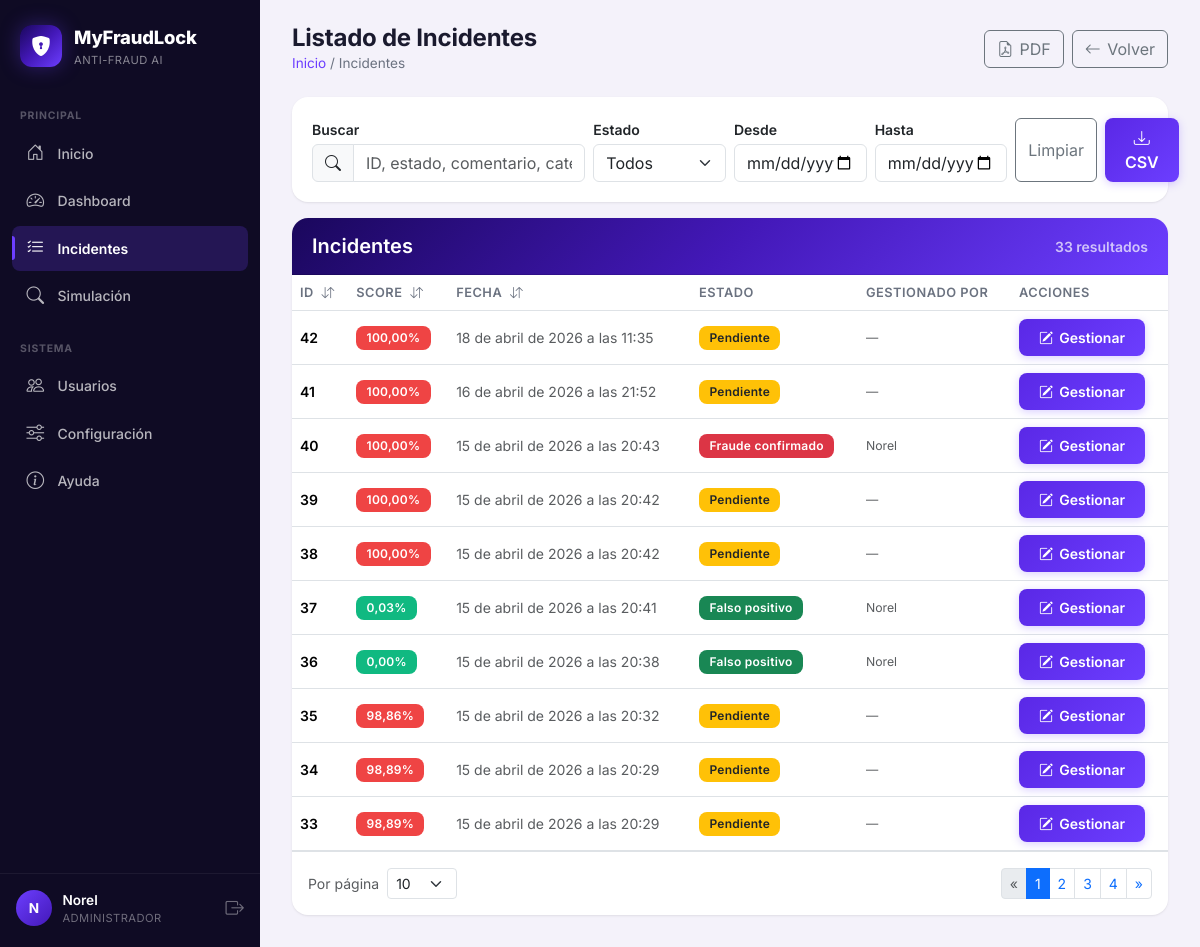
The app's page /api/incidentes-listado/ (signed in), older data.
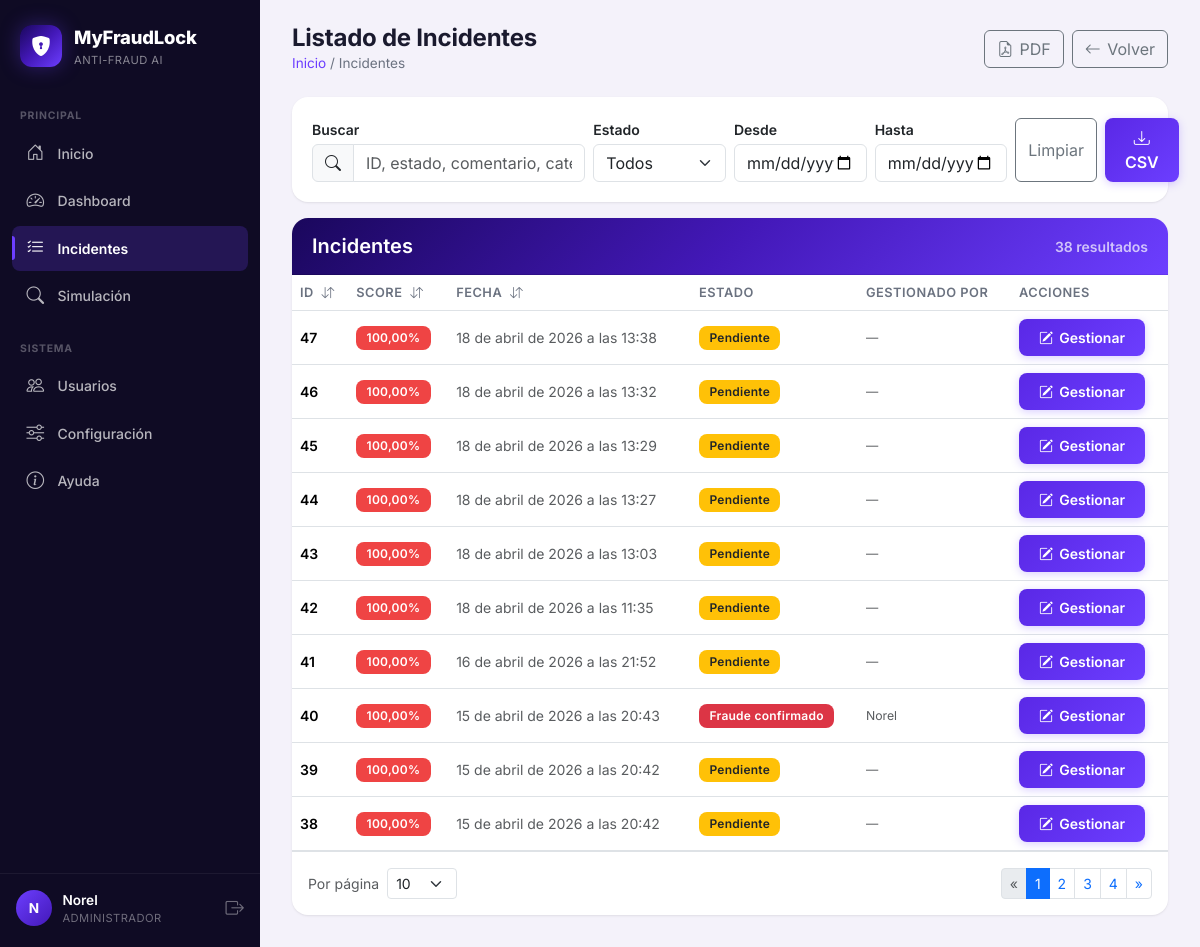
The same page, newer data.
### api/models.py (models this page shows, shortened)
class Incidente(models.Model):
    id_incidente = models.AutoField(primary_key=True)
    gestionado_por = models.ForeignKey(
        'Usuario', on_delete=models.SET_NULL, null=True, blank=True,
        related_name='incidentes_gestionados'
    )
    id_transaccion = models.OneToOneField(
        'Transaccion', on_delete=models.CASCADE
    )
    comentario = models.TextField(null=True, blank=True)
    estado = models.CharField(max_length=20, default='Pendiente')
    es_fraude = models.BooleanField(default=False)
    fecha = models.DateTimeField(auto_now_add=True)
    score_riesgo = models.DecimalField(
        max_digits=5, decimal_places=2, null=True, blank=True
    )
    explicabilidad = models.JSONField(null=True, blank=True)

class Usuario(models.Model):
    class Roles(models.TextChoices):
        ADMIN = 'ADMIN', 'Administrador'
        ANALISTA = 'ANALISTA', 'Analista de Fraude'
        GERENTE = 'GERENTE', 'Gerente (solo lectura)'
    id_usuario = models.AutoField(primary_key=True)
    username = models.CharField(max_length=100, unique=True)
    email = models.EmailField(unique=True)
    password = models.CharField(max_length=128)  # almacena hash
    telefono = models.CharField(max_length=15, null=True, blank=True)
    activo = models.BooleanField(default=True)
    rol = models.CharField(
        max_length=15,
        choices=Roles.choices,
        default=Roles.ANALISTA,
        db_index=True,
    )

### api/views.py (the view)
# urls.py: path('incidentes-listado/', incidentes_view, name='incidentes_listado'),
@usuario_login_required
@require_roles('ANALISTA')
def incidentes_view(request):
    incidentes = Incidente.objects.all().order_by('-fecha')
    return render(request, "api/incidentes.html", {"incidentes": incidentes})

### api/context_processors.py (called while the page is built)
def current_usuario(request):
    uid = request.session.get('usuario_id')
    usuario = None
    if uid:
        try:
            usuario = Usuario.objects.get(pk=uid, activo=True)
        except Usuario.DoesNotExist:
            pass
    return {"current_usuario": usuario}

### templates/api/incidentes.html (shortened to what the changed rows need)
{% extends "api/base.html" %}
{% load tz %}
{% block content %}
<div class="page-head animate-in">
    <div>
        <h1>Listado de Incidentes</h1>
    </div>
</div>
<div class="card animate-in delay-2">
    <div class="card-header card-brand-header d-flex justify-content-between align-items-center">
        <h5 class="mb-0">Incidentes</h5>
        <small id="countLabel" style="opacity:.7"></small>
    </div>
    <div class="card-body p-0">
        <div class="table-responsive">
            <table id="tablaIncidentes" class="table table-hover align-middle mb-0">
                <thead>
                <tr>
                    <th class="sortable" data-sort="id">ID <i class="bi bi-arrow-down-up ms-1"></i></th>
                    <th class="sortable" data-sort="score">Score <i class="bi bi-arrow-down-up ms-1"></i></th>
                    <th class="sortable" data-sort="fecha">Fecha <i class="bi bi-arrow-down-up ms-1"></i></th>
                    <th>Estado</th>
                    <th>Gestionado por</th>
                    <th>Acciones</th>
                </tr>
                </thead>
                <tbody id="incidentes-tbody">
                {% for incidente in incidentes %}
                    <tr data-id="{{ incidente.id_incidente }}"
                        data-estado="{{ incidente.estado|lower }}"
                        data-score="{{ incidente.score_riesgo }}"
                        data-fecha="{{ incidente.fecha|localtime|date:'Y-m-d' }}">
                        <td class="fw-semibold">{{ incidente.id_incidente }}</td>
                        <td>
                            <span class="badge {% if incidente.score_riesgo >= 80 %}badge-risk-high{% elif incidente.score_riesgo >= 50 %}badge-risk-med{% else %}badge-risk-low{% endif %}">
                                {{ incidente.score_riesgo|floatformat:2 }}%
                            </span>
                        </td>
                        <td class="text-muted">{{ incidente.fecha }}</td>
                        <td>
                            <span class="badge
                                {% if incidente.estado == 'Pendiente' %} bg-warning text-dark
                                {% elif incidente.estado == 'Falso positivo' %} bg-success
                                {% elif incidente.estado == 'Fraude confirmado' %} bg-danger
                                {% else %} bg-secondary
                                {% endif %}">
                                {{ incidente.estado }}
                            </span>
                        </td>
                        <td class="text-muted small">
                            {{ incidente.gestionado_por.username|default:"—" }}
                        </td>
                        <td>
                            <a href="{% url 'incidente_detalle' incidente.id_incidente %}"
                               class="btn btn-sm btn-brand btn-icon">
                                <i class="bi bi-pencil-square"></i> Gestionar
                            </a>
                        </td>
                    </tr>
                {% empty %}
                    <tr>
                        <td colspan="5" class="text-center text-muted py-4">No hay incidentes registrados.</td>
                    </tr>
                {% endfor %}
                </tbody>
            </table>
        </div>
    </div>
</div>
{% endblock %}

Row changes from the older to the newer data that the page shows:
no longer on this page (row unchanged): Incidente: id_incidente "37", score_riesgo "0,03", fecha "15 de abril de 2026 a las 20:41", estado "Falso positivo", gestionado_por.username "Norel"
no longer on this page (row unchanged): Incidente: id_incidente "36", score_riesgo "0,00", fecha "15 de abril de 2026 a las 20:38", estado "Falso positivo", gestionado_por.username "Norel"
no longer on this page (row unchanged): Incidente: id_incidente "35", score_riesgo "98,86", fecha "15 de abril de 2026 a las 20:32", estado "Pendiente", gestionado_por.username "—"
no longer on this page (row unchanged): Incidente: id_incidente "34", score_riesgo "98,89", fecha "15 de abril de 2026 a las 20:29", estado "Pendiente", gestionado_por.username "—"
no longer on this page (row unchanged): Incidente: id_incidente "33", score_riesgo "98,89", fecha "15 de abril de 2026 a las 20:29", estado "Pendiente", gestionado_por.username "—"
added Incidente: id_incidente "47", score_riesgo "100,00", fecha "18 de abril de 2026 a las 13:38", estado "Pendiente", gestionado_por.username "—"
added Incidente: id_incidente "46", score_riesgo "100,00", fecha "18 de abril de 2026 a las 13:32", estado "Pendiente", gestionado_por.username "—"
added Incidente: id_incidente "45", score_riesgo "100,00", fecha "18 de abril de 2026 a las 13:29", estado "Pendiente", gestionado_por.username "—"
added Incidente: id_incidente "44", score_riesgo "100,00", fecha "18 de abril de 2026 a las 13:27", estado "Pendiente", gestionado_por.username "—"
added Incidente: id_incidente "43", score_riesgo "100,00", fecha "18 de abril de 2026 a las 13:03", estado "Pendiente", gestionado_por.username "—"
Text that changed along with them:
text written by a page script: "33 resultados" → "38 resultados"
